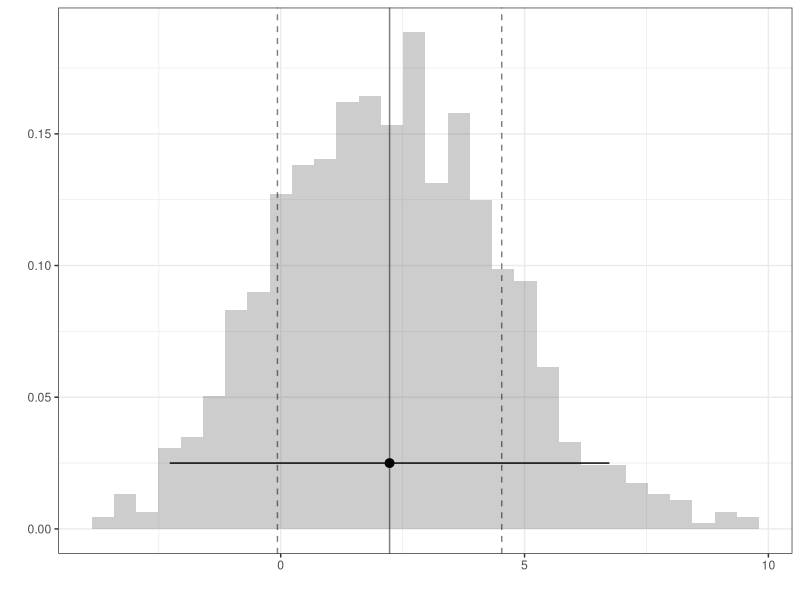
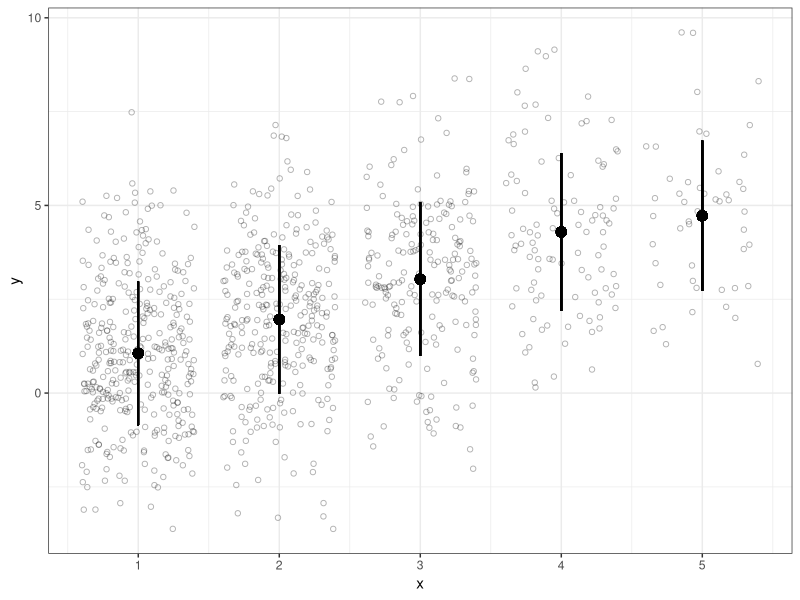
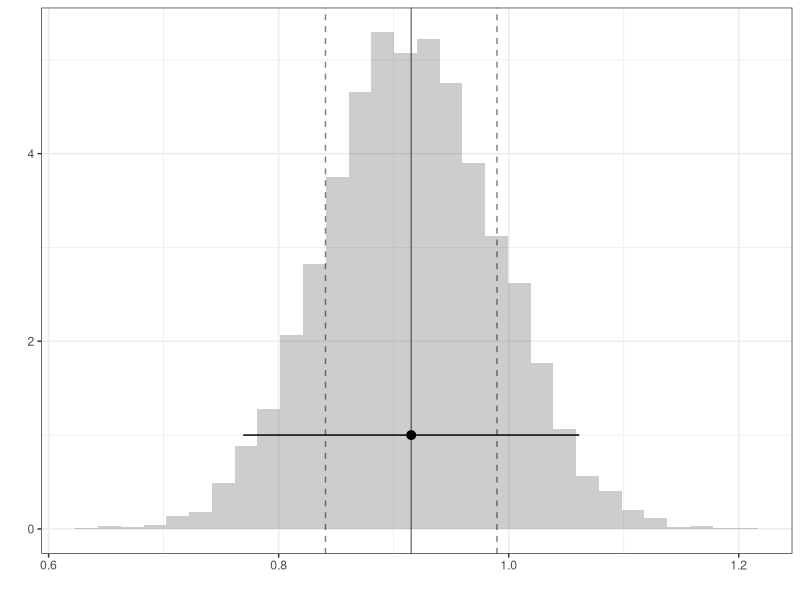
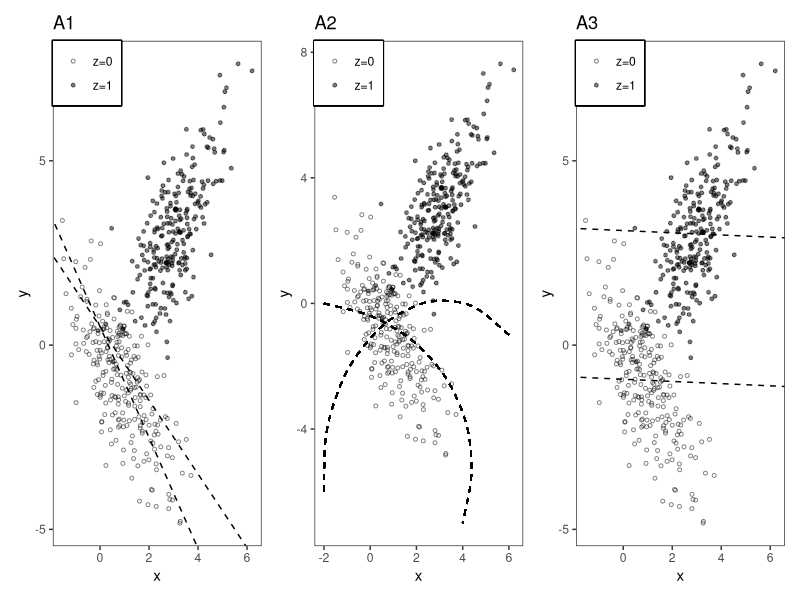
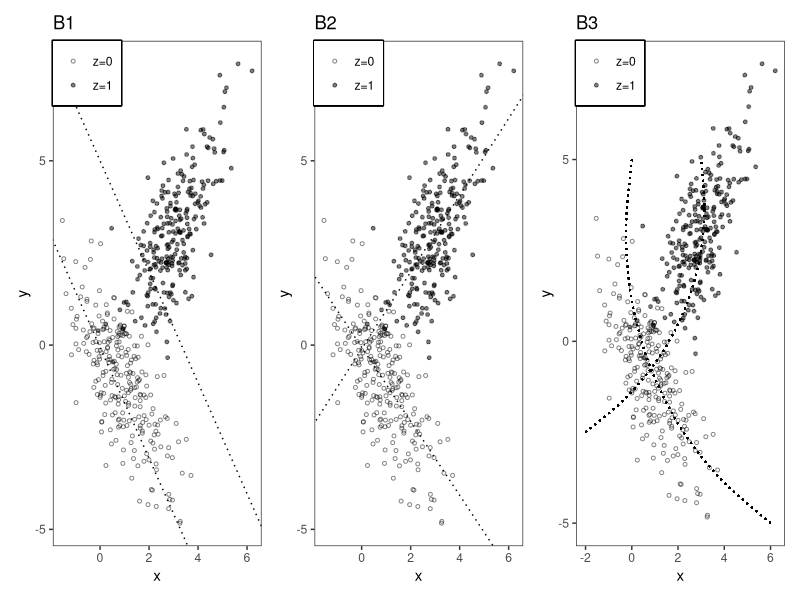
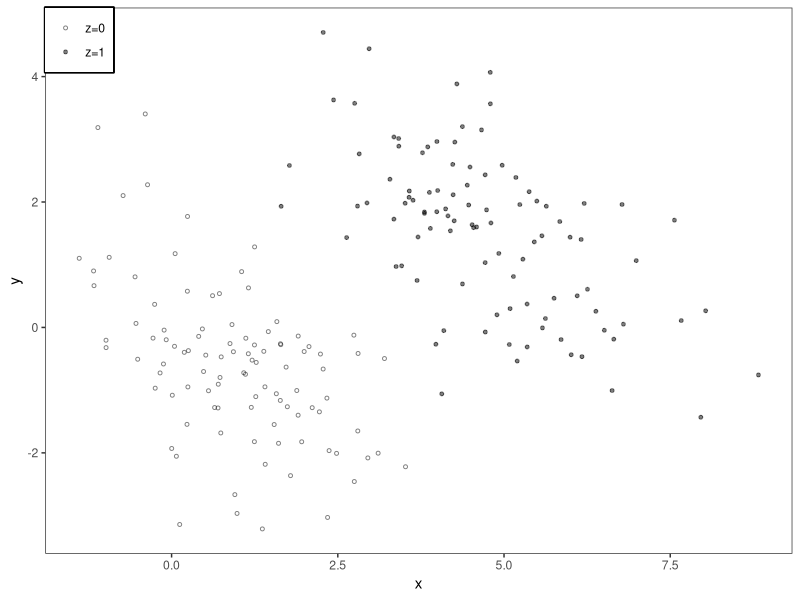
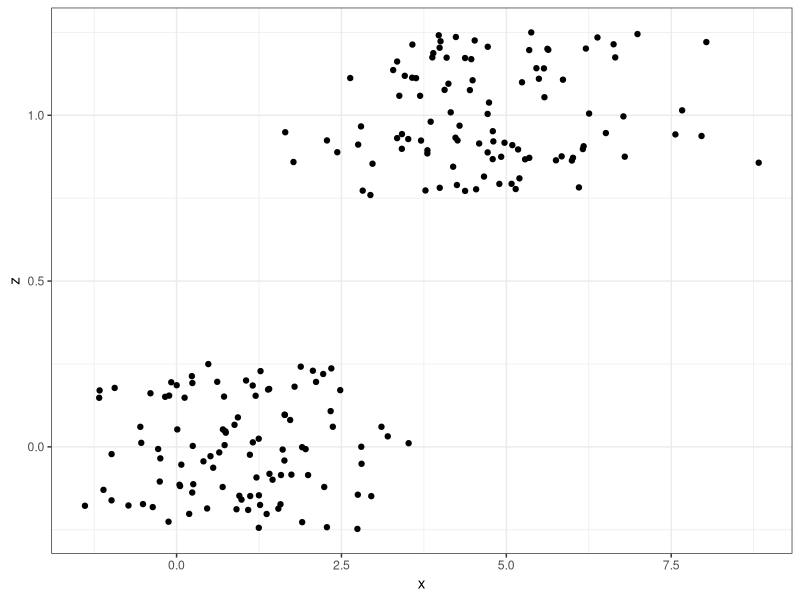
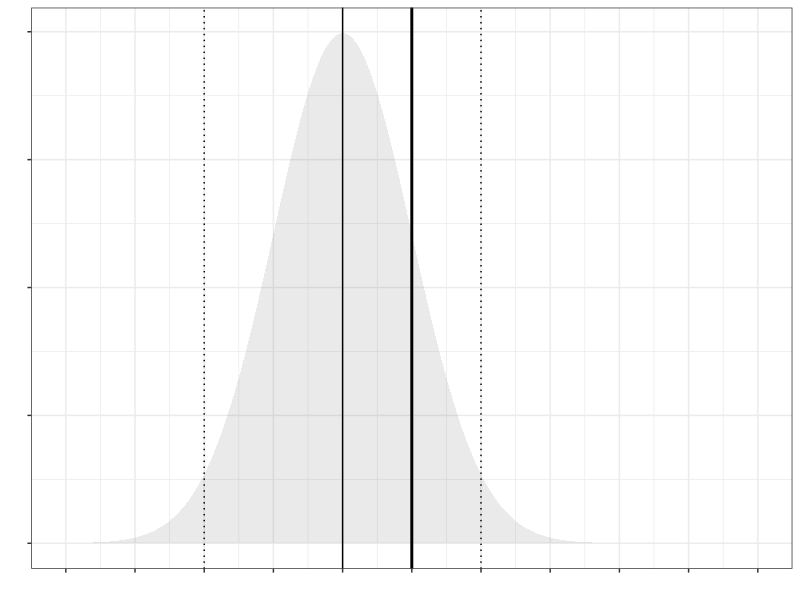

Reproduce these figures in R, in order.
## ---- chunk 1
#| echo: false
#| warning: false
library(ggplot2)
library(tidyverse)
library(patchwork)
## ---- chunk 2
#| echo: false
set.seed(123)
n = 1000
Y= rep(NA,n)
X = c(rep(1,350), rep(2,300),rep(3,200),rep(4,100),rep(5,50))
for(i in 1:n){
  Y[i] = X[i] + rnorm(1,0,2) 
}
df<- data.frame(x=X,y=Y)

## ---- chunk 3
#| echo: true
B=10000
theta<- rep(NA,B)
for( b in 1:B ){
bootind = sample(1:n,size=n,replace=T)
dfboot = df[bootind,]
theta[b] = (1/4)*(mean(dfboot$y[dfboot$x==5]) - mean(dfboot$y[dfboot$x==1]))
}
## ---- chunk 4
#| out-height: 3.5in
#| fig-ncol: 2
#| fig-subcap:
#|  -  Histogram of the vector Y's elements
#|  -  Jittered Scatterplot of X and Y
ggplot() + geom_histogram(aes(x=Y,     y=after_stat(density)), alpha=.3) + 
           geom_vline(aes(xintercept=mean(Y)), alpha=.5) + 
           geom_vline(aes(xintercept=mean(Y)+c(-1,1)*sd(Y)), linetype='dashed', alpha=.5) + 
           geom_pointrange(aes(x=mean(Y), xmin=mean(Y)-1.96*sd(Y), xmax=mean(Y)+1.96*sd(Y), y=.025)) + theme_bw() + xlab('') + ylab('')

ggplot(df, aes(x=x, y=y)) +geom_jitter(shape=1,alpha=.3) + geom_point(x=1,y=mean(df$y[df$x==1]),size=3) + geom_point(x=2,y=mean(df$y[df$x==2]),size=3) + geom_point(x=3,y=mean(df$y[df$x==3]),size=3)+ geom_point(x=4,y=mean(df$y[df$x==4]),size=3) + geom_point(x=5,y=mean(df$y[df$x==5]),size=3) + geom_segment(aes(x=1,y=mean(y[x==1])-sd(y[x==1]), xend=1, yend=mean(y[x==1])+sd(y[x==1]))) + geom_segment(aes(x=2,y=mean(y[x==2])-sd(y[x==2]), xend=2, yend=mean(y[x==2])+sd(y[x==2]))) + geom_segment(aes(x=3,y=mean(y[x==3])-sd(y[x==3]), xend=3, yend=mean(y[x==3])+sd(y[x==3]))) + geom_segment(aes(x=4,y=mean(y[x==4])-sd(y[x==4]), xend=4, yend=mean(y[x==4])+sd(y[x==4]))) + geom_segment(aes(x=5,y=mean(y[x==5])-sd(y[x==5]), xend=5, yend=mean(y[x==5])+sd(y[x==5]))) + theme_bw() 

## ---- chunk 5
#| out-height: 3.5in
#| fig-ncol: 2
#| fig-subcap:
#|  -  Histogram of the theta's elements
ggplot() + geom_histogram(aes(x=theta, y=after_stat(density)), alpha=.3) + 
           geom_vline(aes(xintercept=mean(theta)), alpha=.5) + 
           geom_vline(aes(xintercept=mean(theta)+c(-1,1)*sd(theta)), linetype='dashed', alpha=.5) + 
           geom_pointrange(aes(x=mean(theta), xmin=mean(theta)-1.96*sd(theta), xmax=mean(theta)+1.96*sd(theta), y=1)) + theme_bw() + xlab('') + ylab('')

## ---- chunk 6
#| echo: false
#| warning: false
n <- 500
zz <- c(rep(0,n/2),rep(1,n/2))
set.seed(220220)
xx <-  1 + 2*zz + rnorm(n,mean=0,sd = 1)
yy <- 2*zz*xx - xx + rnorm(n)


modAct1 <- lm(yy ~ xx)
modAct2 <- lm(yy ~ xx + zz)


df <- data.frame(xx,yy,zz)

p <- ggplot(data = df, aes(x = xx, y = yy)) +
  geom_point(aes(shape = factor(zz)),size = 1,alpha=.5) +
  scale_shape_manual(values = c(1,19), label = c("z=0","z=1")) +
  xlab("x") +
  ylab("y") +
  theme_bw() +
  theme(panel.grid = element_blank(),
        legend.box.just = "left",
        legend.justification = c("left","top"),
        legend.position = c(0,1),
        legend.margin = margin(6,6,6,6),
        legend.title = element_blank(),
        legend.box.background = element_rect(color="black",size=1))

coef1 <- modAct1$coefficients
coef2 <- modAct2$coefficients
mod3 <- lm(yy ~ xx+zz+xx*zz, data = df)
coef3 <- coef(mod3)
# simple regression line y ~ x --------


## ---- chunk 7
#| echo: false
#ggplot(data = df, aes(x = xx, y = yy)) +
#  geom_point(size = 1,alpha=.5) +
#  xlab("x") +
#  ylab("y") +
#  theme_bw() + geom_abline(intercept = coef1[1], slope = coef1[2]) + ggtitle("A3")
## ---- chunk 8
#| echo: false
# multiple additive regression y ~ x + z
addA <- p + geom_abline(intercept = coef2[1], slope = coef2[2], linetype = 'dashed') +
  geom_abline(intercept = coef2[1] + coef2[3], slope = coef2[2], linetype = 'dashed') +
  ggtitle("A3")

addB <- p + geom_abline(intercept = 0.5, slope = coef3[2]*1.5,
                linetype = 'dashed')+ geom_abline(intercept = 0.5, slope = -1,
                linetype = 'dashed') + ggtitle("A1")

addC <- p + geom_curve(aes(x = -2,xend=6,y=-6,yend=-1),
               curvature = -0.8,
               angle = 70,
               linetype = 'dashed') +
  geom_curve(aes(x=-2,y=0,xend=4,yend=-7),
             curvature = -0.5,
             linetype = 'dashed') +
  ggtitle("A2")

#pdf(file="Q1partBplot.pdf",width=10,height=4)
 addB + addC + addA
#dev.off()
## ---- chunk 9
#| echo: false
# interactive model

intC2 <- p + geom_abline(intercept = coef3[1], slope = coef3[2],
                linetype = 'dotted') +
  geom_abline(intercept = coef3[1] + coef3[3],
              slope = coef3[2] + coef3[4],
              linetype = 'dotted') +
  ggtitle("B2")


intC1 <- p + geom_abline(intercept = coef3[1], slope = coef3[2]*1.5,
                linetype = 'dotted') +
  geom_abline(intercept = 5,
              slope = coef3[2]*1.5,
              linetype = 'dotted') +
  ggtitle("B1")

intC3 <- p + geom_curve(aes(x = -2,y = -2.5,xend=3,yend=5),
               curvature = 0.3,
               #angle = 30,
               linetype = 'dotted') +
  geom_curve(aes(x=0,y=5,xend=6,yend=-5),
             curvature = 0.3,
             angle=95,
             linetype = 'dotted') +
  ggtitle("B3")

#pdf(file="Q1partCplot.pdf",width=10,height=4)
intC1 + intC2 + intC3
#dev.off()
## ---- chunk 10
#| echo: false

p3n <- 200
z <- c(rep(0,p3n/2),rep(1,p3n/2))
set.seed(220220)
x <-   z + rnorm(p3n,mean=1,sd=1) + z*rnorm(p3n,mean=3,sd = 1)
y <- (-0.5)*x + (4)*z + rnorm(p3n)


dfp3 <- data.frame(y,x,z)

q1 <- ggplot(data = dfp3, aes(x = x, y = y)) +
  geom_point(aes(shape = factor(z)),size = 1,alpha=.5) +
  scale_shape_manual(values = c(1,19), label = c("z=0","z=1")) +
  xlab("x") +
  ylab("y") +
  theme_bw() +
  theme(panel.grid = element_blank(),
        legend.box.just = "left",
        legend.justification = c("left","top"),
        legend.position = c(0,1),
        legend.margin = margin(6,6,6,6),
        legend.title = element_blank(),
        legend.box.background = element_rect(color="black",size=1))

q2<- ggplot(data = dfp3, aes(x = x, y = z)) +
  geom_jitter(height=.25) +  xlab("x") +
  ylab("z") +
  theme_bw()



modone<- lm(y~x+z,data=dfp3)
modtwo<- lm(z ~ x, data=dfp3)

## ---- chunk 11
#| out-height: 3.5in
#| fig-ncol: 2
#| fig-subcap:
#|  -  Scatterplot 1
#|  -  Scatterplot 2 (jittered)
q1
q2

## ---- chunk 12
summary(modone)
## ---- chunk 13
summary(modtwo)
## ---- chunk 14
bias = -1
se = 1
mu=0
breaks = seq(-5,5,1)
x=seq(min(breaks), max(breaks), length.out=1000)
ggplot() + 
    geom_area(aes(x=x, y=dnorm(x, mean=mu+bias, sd=se)), alpha=.1) +
    geom_vline(aes(xintercept=mu+bias)) +
    geom_vline(aes(xintercept=mu+bias+c(-2,2)*se), linetype='dotted') + 
    geom_vline(aes(xintercept=mu), color='black', size=1) +
    scale_x_continuous(breaks=breaks, limits=range(breaks)) +
    theme_bw() + theme(axis.text.x = element_blank(), axis.text.y=element_blank()) +
    xlab('') + ylab('')
